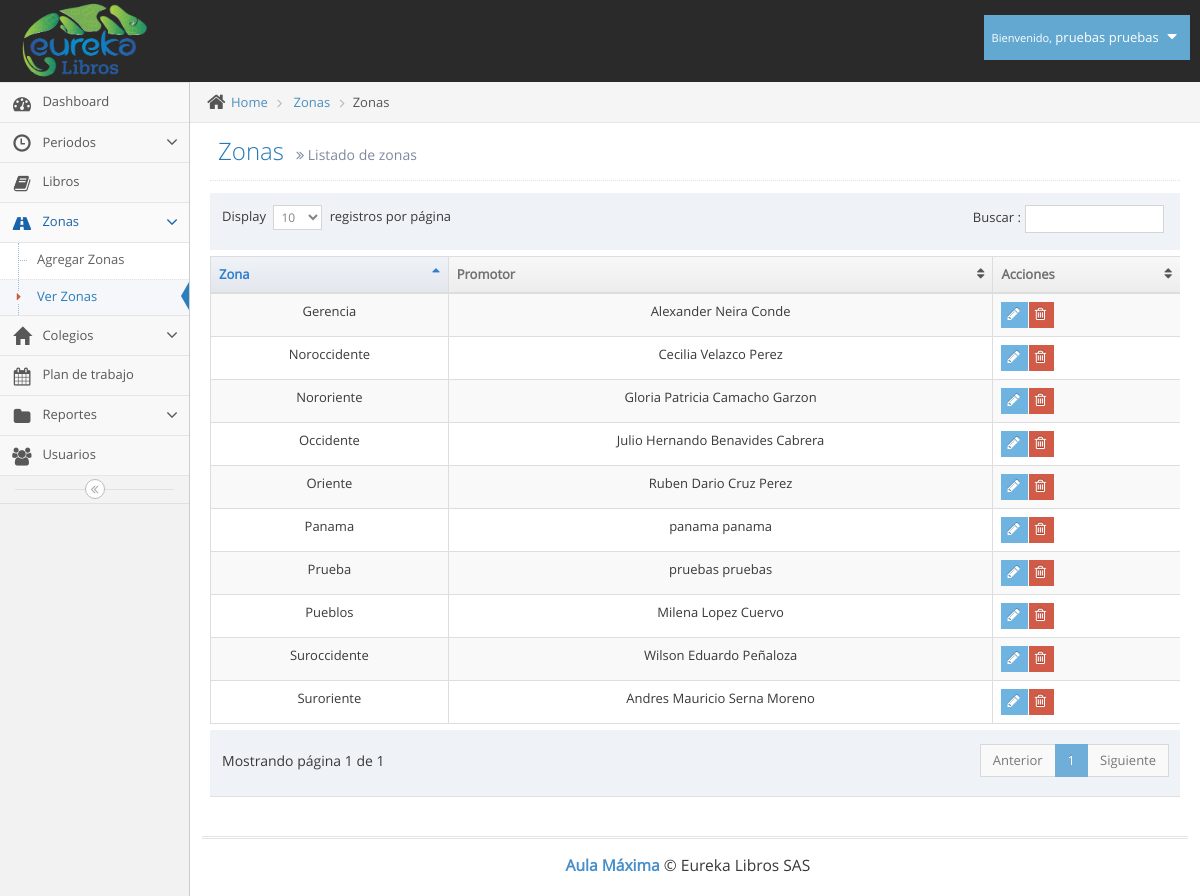
Page /ver_zonas.php (signed in) on the earlier database version.
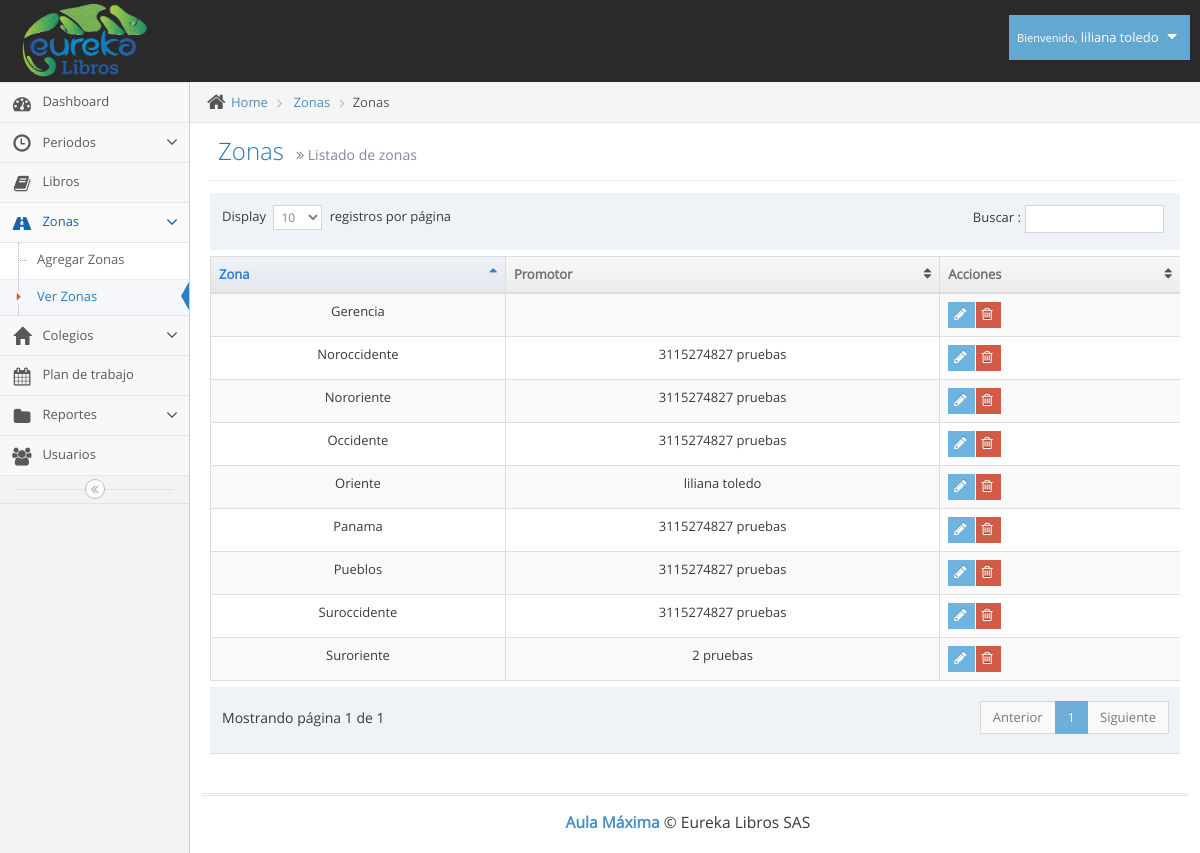
Same page on the later database version.
### tables this page shows
CREATE TABLE IF NOT EXISTS `usuarios` (
`id` int(11) NOT NULL,
  `tipo` int(11) NOT NULL,
  `id_pais` int(11) NOT NULL,
  `cedula` varchar(12) NOT NULL,
  `nombres` varchar(100) NOT NULL,
  `apellidos` varchar(100) NOT NULL,
  `telefono` varchar(12) NOT NULL,
  `direccion` varchar(100) NOT NULL,
  `correo` varchar(100) NOT NULL,
  `clave` varchar(100) NOT NULL,
  `cod_zona` varchar(10) NOT NULL
);

CREATE TABLE IF NOT EXISTS `zonas` (
`id` int(11) NOT NULL,
  `codigo` varchar(8) NOT NULL,
  `zona` varchar(100) NOT NULL
);

### ver_zonas.php (the view, shortened to what this page needs)
<!DOCTYPE html>
<html lang="es">
	<head>
		<link rel="stylesheet" href="assets/css/bootstrap.min.css" />
		<link rel="stylesheet" href="assets/font-awesome/4.5.0/css/font-awesome.min.css" />
		<link rel="stylesheet" href="assets/css/jquery-ui.min.css" />
		<link rel="stylesheet" href="assets/css/bootstrap-datepicker3.min.css" />
		<link href="assets/js/dataTables/dataTables.bootstrap.css" rel="stylesheet" />
		<link rel="stylesheet" href="assets/css/ace.min.css" class="ace-main-stylesheet" id="main-ace-style" />
		<link rel="stylesheet" href="assets/css/ace-skins.min.css" />
		<link rel="stylesheet" href="assets/css/ace-rtl.min.css" />
	</head>
	<body class="no-skin">
		<?php include("template/nav.php"); ?>
		<div class="main-container ace-save-state" id="main-container">
			<?php include("template/sidebar.php"); ?>
			<div class="main-content">
				<div class="main-content-inner">
					<div class="breadcrumbs ace-save-state" id="breadcrumbs">
						<ul class="breadcrumb">
							<li>
								<i class="ace-icon fa fa-home home-icon"></i>
								<a href="#">Home</a>
							</li>
							<li>
								<a href="#">Zonas</a>
							</li>
							<li class="active">Zonas</li>
						</ul>
					</div>
					<div class="page-content">
						<div class="page-header">
							<h1>
								Zonas
								<small>
									<i class="ace-icon fa fa-angle-double-right"></i>
									Listado de zonas
								</small>
							</h1>
						</div>
						<div class="row">
							<div class="col-xs-12">
							<?php
                                include("conexion/bdd.php");
                                $sql = "SELECT id, codigo, zona FROM zonas";
								$req = $bdd->prepare($sql);
								$req->execute();
								$zonas = $req->fetchAll();
                            ?>
                            <div class="table-responsive">
                                <table class="table table-striped table-bordered table-hover" id="dataTables-example">
                                    <thead>
                                        <tr>
                                            <th>Zona</th>
                                            <th>Promotor</th>
                                            <th>Acciones</th>
                                        </tr>
                                    </thead>
                                    <tbody>
                                        <?php
                                        	foreach($zonas as $zona) {
                                        		$sql = "SELECT nombres, apellidos FROM usuarios WHERE cod_zona='".$zona["codigo"]."'";
												$req = $bdd->prepare($sql);
												$req->execute();
												$promotor = $req->fetch();
												$nombre_c=$promotor["nombres"]." ".$promotor["apellidos"];
                                                echo'<tr class="odd gradeX">';
                                                echo'<td class="center">'.$zona["zona"].'</td>';
                                                echo'<td class="center">'.$nombre_c.'</td>';
                                                echo '<td>
														<div class="hidden-sm hidden-xs btn-group">
															<a class="btn btn-xs btn-info" href="zona.php?cod_zona='.$zona["codigo"].'">
																<i class="ace-icon fa fa-pencil bigger-120"></i>
															</a>
															<button class="btn btn-xs btn-danger">
																<i class="ace-icon fa fa-trash-o bigger-120"></i>
															</button>
														</div>
														<div class="hidden-md hidden-lg">
															<div class="inline pos-rel">
																<button class="btn btn-minier btn-primary dropdown-toggle" data-toggle="dropdown" data-position="auto">
																	<i class="ace-icon fa fa-cog icon-only bigger-110"></i>
																</button>
																<ul class="dropdown-menu dropdown-only-icon dropdown-yellow dropdown-menu-right dropdown-caret dropdown-close">
																	<li>
																		<a href="zona.php?id_zona='.$zona["id"].'" class="tooltip-success" data-rel="tooltip" title="Edit">
																			<span class="green">
																				<i class="ace-icon fa fa-pencil-square-o bigger-120"></i>
																			</span>
																		</a>
																	</li>
																	<li>
																		<a href="#" class="tooltip-error" data-rel="tooltip" title="Delete">
																			<span class="red">
																				<i class="ace-icon fa fa-trash-o bigger-120"></i>
																			</span>
																		</a>
																	</li>
																</ul>
															</div>
														</div>
													</td>';
                                            }
                                         ?>
                                        </tr>
                                    </tbody>
                                </table>
                            </div>
							</div>
						</div>
					</div>
				</div>
			</div>
			<div class="footer">
				<div class="footer-inner">
					<div class="footer-content">
						<span class="bigger-120">
							<span class="blue bolder">Aula Máxima</span>
							 &copy; Eureka Libros SAS
						</span>
					</div>
				</div>
			</div>
		</div>
	</body>
</html>

### template/nav.php (shortened to what this page needs)
<div id="navbar" class="navbar navbar-default          ace-save-state">
			<div class="navbar-container ace-save-state" id="navbar-container">
				<div class="navbar-header pull-left">
					<a href="index.php" class="navbar-brand">
						<small>
							<img src="assets/images/logo_eureka.png" alt="" class="" height="80px" width="125px">
						</small>
					</a>
				</div>
				<div class="navbar-buttons navbar-header pull-right" role="navigation">
					<ul class="nav ace-nav">
						<li class="light-blue dropdown-modal">
							<a data-toggle="dropdown" href="#" class="dropdown-toggle">
								<?php
									require_once('conexion/bdd.php');
									$sql = "SELECT nombres,apellidos FROM usuarios WHERE id='".$_SESSION['id']."'";
									$req = $bdd->prepare($sql);
									$req->execute();
									$usuario = $req->fetch();
									$nombre_completo=$usuario["nombres"]." ".$usuario["apellidos"];
								?>
									<small>Bienvenido,</small>
									<?php echo $nombre_completo; ?>
								<i class="ace-icon fa fa-caret-down"></i>
							</a>
						</li>
					</ul>
				</div>
			</div>
		</div>

### template/sidebar.php (shortened to what this page needs)
<div id="sidebar" class="sidebar                  responsive                    ace-save-state sidebar-fixed sidebar-scroll">
				<ul class="nav nav-list">
					<li class="inicio">
						<a href="index.php">
							<i class="menu-icon fa fa-tachometer"></i>
							<span class="menu-text"> Dashboard </span>
						</a>
					</li>
					<?php if ( ($_SESSION["tipo"] ==1) ) {?>
					<li class="abrir_periodos">
						<a href="#" class="dropdown-toggle">
							<i class="menu-icon glyphicon glyphicon-time"></i>
							<span class="menu-text"> Periodos </span>
							<b class="arrow fa fa-angle-down"></b>
						</a>
						<li class="libros">
								<a href="libros.php">
									<i class="menu-icon fa fa-book"></i>
									<span class="menu-text">
										Libros
									</span>
								</a>
							</li>
					</li>
					<?php } ?>
					<?php if ( ($_SESSION["tipo"] ==1) ) {?>
					<li class="abrir_zonas">
						<a href="#" class="dropdown-toggle">
							<i class="menu-icon fa fa-road"></i>
							<span class="menu-text"> Zonas </span>
							<b class="arrow fa fa-angle-down"></b>
						</a>
						<ul class="submenu">
							<li class="agregar_zona">
								<a href="agregar_zonas.php">
									Agregar Zonas
								</a>
							</li>
							<li class="ver_zonas">
								<a href="ver_zonas.php">
									<i class="menu-icon fa fa-caret-right"></i>
									Ver Zonas
								</a>
							</li>
						</ul>
					</li>
					<?php } ?>
					<li class="abrir_colegios">
						<a href="#" class="dropdown-toggle">
							<i class="menu-icon glyphicon glyphicon-home"></i>
							<span class="menu-text"> Colegios </span>
							<b class="arrow fa fa-angle-down"></b>
						</a>
					</li>
					<li class="plan_trabajo">
						<a href="calendar.php">
							<i class="menu-icon fa fa-calendar"></i>
							<span class="menu-text">
								Plan de trabajo
							</span>
						</a>
					</li>
					<li class="abrir_reportes">
						<a href="#" class="dropdown-toggle">
							<i class="menu-icon fa fa-folder"></i>
							<span class="menu-text"> Reportes </span>
							<b class="arrow fa fa-angle-down"></b>
						</a>
						</li>
					</ul>
					<?php if ( ($_SESSION["tipo"] ==1) ) {?>
							<li class="usuarios">
								<a href="usuarios.php">
									<i class="menu-icon fa fa-users"></i>
									<span class="menu-text">
										Usuarios
									</span>
								</a>
							</li>
						<?php } ?>
				<div class="sidebar-toggle sidebar-collapse" id="sidebar-collapse">
					<i id="sidebar-toggle-icon" class="ace-icon fa fa-angle-double-left ace-save-state" data-icon1="ace-icon fa fa-angle-double-left" data-icon2="ace-icon fa fa-angle-double-right"></i>
				</div>
			</div>

Differences in the rows shown:
removed zonas: zona "Prueba", usuarios.nombres+apellidos "pruebas pruebas"
changed usuarios: nombre_completo "pruebas pruebas" → "liliana toledo"
changed through a linked row, zonas "Oriente": usuarios.nombres+apellidos "Ruben Dario Cruz Perez" → "liliana toledo"
changed through a linked row, zonas "Suroriente": usuarios.nombres+apellidos "Andres Mauricio Serna Moreno" → "2 pruebas"
changed through a linked row, zonas "Nororiente": usuarios.nombres+apellidos "Gloria Patricia Camacho Garzon" → "3115274827 pruebas"
changed through a linked row, zonas "Occidente": usuarios.nombres+apellidos "Julio Hernando Benavides Cabrera" → "3115274827 pruebas"
changed through a linked row, zonas "Noroccidente": usuarios.nombres+apellidos "Cecilia Velazco Perez" → "3115274827 pruebas"
changed through a linked row, zonas "Suroccidente": usuarios.nombres+apellidos "Wilson Eduardo Peñaloza" → "3115274827 pruebas"
changed through a linked row, zonas "Pueblos": usuarios.nombres+apellidos "Milena Lopez Cuervo" → "3115274827 pruebas"
changed through a linked row, zonas "Gerencia": usuarios.nombres+apellidos "Alexander Neira Conde" → (not shown)
changed zonas "Panama": usuarios.nombres+apellidos "panama panama" → "3115274827 pruebas"
